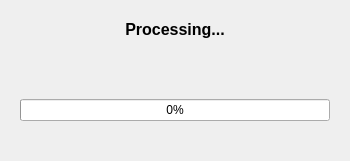
<?xml version="1.0" encoding="UTF-8"?>
<ui version="4.0">
 <class>ProcessingWindow</class>
 <widget class="QDialog" name="ProcessingWindow">
  <property name="geometry">
   <rect>
    <x>0</x>
    <y>0</y>
    <width>350</width>
    <height>150</height>
   </rect>
  </property>
  <property name="windowTitle">
   <string>Processing</string>
  </property>
  <layout class="QVBoxLayout" name="verticalLayout">
   <property name="leftMargin">
    <number>20</number>
   </property>
   <property name="topMargin">
    <number>20</number>
   </property>
   <property name="rightMargin">
    <number>20</number>
   </property>
   <property name="bottomMargin">
    <number>20</number>
   </property>
   <item>
    <widget class="QLabel" name="labelTitle">
     <property name="font">
      <font>
       <pointsize>12</pointsize>
       <bold>true</bold>
      </font>
     </property>
     <property name="text">
      <string>Processing...</string>
     </property>
     <property name="alignment">
      <set>Qt::AlignCenter</set>
     </property>
    </widget>
   </item>
   <item alignment="Qt::AlignHCenter">
    <widget class="SpinnerWidget" name="widget" native="true">
     <property name="minimumSize">
      <size>
       <width>48</width>
       <height>48</height>
      </size>
     </property>
     <property name="maximumSize">
      <size>
       <width>48</width>
       <height>48</height>
      </size>
     </property>
    </widget>
   </item>
   <item>
    <widget class="QProgressBar" name="progressBar">
     <property name="visible">
      <bool>false</bool>
     </property>
     <property name="minimum">
      <number>0</number>
     </property>
     <property name="maximum">
      <number>100</number>
     </property>
     <property name="value">
      <number>0</number>
     </property>
     <property name="textVisible">
      <bool>true</bool>
     </property>
     <property name="format">
      <string>%p%</string>
     </property>
    </widget>
   </item>
   <item>
    <widget class="QLabel" name="labelStatus">
     <property name="text">
      <string/>
     </property>
     <property name="alignment">
      <set>Qt::AlignCenter</set>
     </property>
     <property name="wordWrap">
      <bool>true</bool>
     </property>
    </widget>
   </item>
  </layout>
 </widget>
 <customwidgets>
  <customwidget>
   <class>SpinnerWidget</class>
   <extends>QWidget</extends>
   <header>gui/components/spinnerwidget.h</header>
   <container>1</container>
  </customwidget>
 </customwidgets>
 <resources/>
 <connections/>
</ui>
